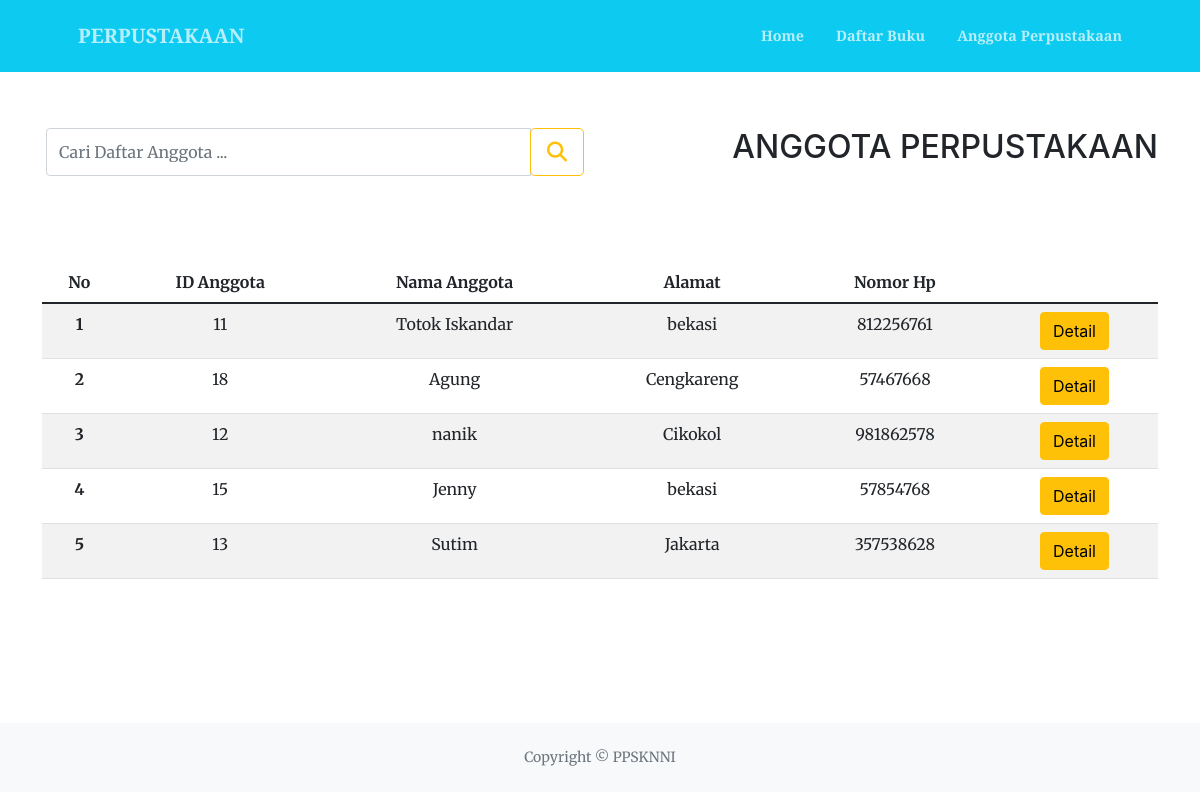
Screenshot of /UAS_1904030070_kelasB/portfolio.php with the database file from the repository.
### tables this page shows
CREATE TABLE `db_anggota` (
  `id` int(10) NOT NULL,
  `id_anggota` int(20) NOT NULL,
  `nama_anggota` varchar(50) NOT NULL,
  `alamat` varchar(30) NOT NULL,
  `no_hp` int(20) NOT NULL
);

### UAS_1904030070_kelasB/function.php (called while the page is built, shortened)
<?php
$conn = mysqli_connect('localhost', 'root', '', 'uas_1904030070');
function query($query)
{
    global $conn;
    $result = mysqli_query($conn, $query);
    $rows = [];
    while ($row = mysqli_fetch_assoc($result)) {
        $rows[] = $row;
    }
    return $rows;
}

### UAS_1904030070_kelasB/portfolio.php (the view, shortened to what this page needs)
<?php
  require 'function.php';
  $anggota = query("SELECT * FROM db_anggota");
?>
<!DOCTYPE html>
<html lang="en">
    <head>
        <link href="https://cdn.jsdelivr.net/npm/bootstrap-icons@1.5.0/font/bootstrap-icons.css" rel="stylesheet" />
        <link href="https://cdnjs.cloudflare.com/ajax/libs/SimpleLightbox/2.1.0/simpleLightbox.min.css" rel="stylesheet" />
        <link href="css/styles.css" rel="stylesheet" />
        <link rel="stylesheet" href="font-awesome.css">
    </head>
    <body id="page-top">
        <nav class="navbar navbar-expand-lg navbar-dark bg-info fixed-top py-3" id="mainNav">
            <div class="container px-4 px-lg-5">
                <a class="navbar-brand" href="#page-top">PERPUSTAKAAN</a>
                <div class="collapse navbar-collapse" id="navbarResponsive">
                    <ul class="navbar-nav ms-auto my-2 my-lg-0">
                        <li class="nav-item"><a class="nav-link" href="index.php">Home</a></li>
                        <li class="nav-item"><a class="nav-link" href="services.php">Daftar Buku</a></li>
                        <li class="nav-item"><a class="nav-link" href="portfolio.php">Anggota Perpustakaan</a></li>
                    </ul>
                </div>
            </div>
        </nav>
        <section class="page-section" id="portfolio">
        <div class="container justify-content-center">
            <div class="row">
                <div class="col-md-6 px-3">
                    <form method="POST" action="">
                    <div class="input-group mb-3">
                        <input type="text" id="keyword" name="keyword" class="form-control input-text" placeholder="Cari Daftar Anggota ..." autocomplete="off" aria-label="Recipient's username" aria-describedby="basic-addon2"/>
                        <div class="input-group-append">
                        <button class="btn btn-outline-warning btn-lg" type="submit" name="search"><i class="fa fa-search"></i></button>
                        </div>
                    </div>
                    </form>
                </div>
                <div class="col-md-6 text-end">
                    <h2 class="section-heading text-uppercase mb-5">ANGGOTA PERPUSTAKAAN</h2>
                </div>
            </div>
            <table class="table table-striped text-center mt-5">
            <thead>
                <tr>
                <th scope="col">No</th>
                <th scope="col">ID Anggota</th>
                <th scope="col">Nama Anggota</th>
                <th scope="col">Alamat</th>
                <th scope="col">Nomor Hp</th>
                </tr>
            </thead>
            <tbody>
                <?php $no = 1; ?>
                <?php foreach ($anggota as $anggotaa) : ?>
                    <tr>
                    <th scope="row"><?php echo $no; ?></th>
                    <td><?php echo $anggotaa['id_anggota']; ?></td>
                    <td><?php echo $anggotaa['nama_anggota']; ?></td>
                    <td><?php echo $anggotaa['alamat']; ?></td>
                    <td><?php echo $anggotaa['no_hp']; ?></td>
                    <td><a href="detail_anggota.php?id=<?= $anggotaa['id']; ?>" class="btn btn-warning" role="button">Detail</a></td>
                    </tr>
                    <?php $no++ ?>
                <?php endforeach ?>
            </tbody>
            </table>
        </div>
        </section>
        <footer class="bg-light py-4">
            <div class="container px-4 px-lg-5"><div class="small text-center text-muted">Copyright &copy; PPSKNNI</div></div>
        </footer>
    </body>
</html>

### rows the page displays
db_anggota: id_anggota "11", nama_anggota "Totok Iskandar", alamat "bekasi", no_hp "812256761"
db_anggota: id_anggota "18", nama_anggota "Agung", alamat "Cengkareng", no_hp "57467668"
db_anggota: id_anggota "12", nama_anggota "nanik", alamat "Cikokol", no_hp "981862578"
db_anggota: id_anggota "15", nama_anggota "Jenny", alamat "bekasi", no_hp "57854768"
db_anggota: id_anggota "13", nama_anggota "Sutim", alamat "Jakarta", no_hp "357538628"
